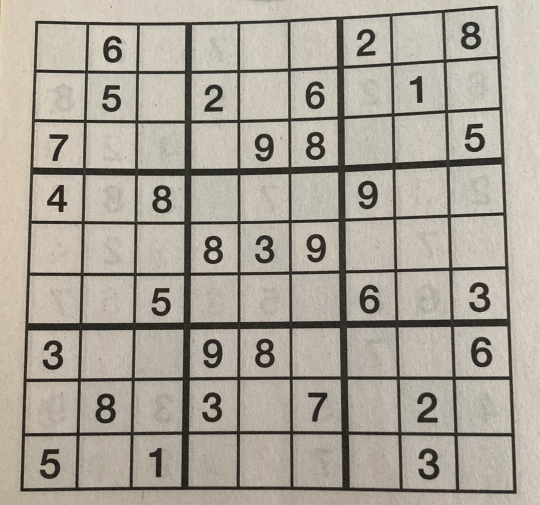
#> input picture my_sudoku_image.png, 1080 x 1009 px (shown at 1/2 size)
$ python cv_image.py
#> lines starting #> are read from the running program, lines starting #| are printed output that depends on the picture; after the words box and inside, x2 and y2 are one past the last pixel; in counts of white or black regions, pixels touching at a corner belong together
import numpy as np
import operator
import cv2

# this function is used to smooth the image by Gaussian Blur and thresholding
def gaussian_thresholding(img, is_dilate):
    # boolean variable that used to check for doing dilate or not
    is_dilate = is_dilate
    # smooth the image with Gaussian blur with a kernal size of 9.
    smooth = cv2.GaussianBlur(np.copy(img), (9, 9), 0)

    # using adaptive threshold with 11 nearest neighbour
    threshold = cv2.adaptiveThreshold(smooth, 255, cv2.ADAPTIVE_THRESH_GAUSSIAN_C, cv2.THRESH_BINARY, 11, 2)
    threshold = cv2.bitwise_not(threshold, threshold)

    if is_dilate:
        # increase the size of the grid's lines.
        kernel = np.array([[0., 1., 0.], [1., 1., 1.], [0., 1., 0.]],np.uint8)
        dilate = cv2.dilate(threshold, kernel)
        return dilate
    return threshold

# this function is used to find the contours on the image
def contours_detection(img):
    # finding the contours from the image input
	contours, h = cv2.findContours(img.copy(), cv2.RETR_EXTERNAL, cv2.CHAIN_APPROX_SIMPLE)
	contours = sorted(contours, key=cv2.contourArea, reverse=True)
	polygon = contours[0]

	# largest value of (x + y)
	bottom_r, _ = max(enumerate([pt[0][0] + pt[0][1] for pt in polygon]), key=operator.itemgetter(1))
    # smallest value of (x + y)
	top_l    , _ = min(enumerate([pt[0][0] + pt[0][1] for pt in polygon]), key=operator.itemgetter(1))
    # smallest value (x - y)
	bottom_l , _ = min(enumerate([pt[0][0] - pt[0][1] for pt in polygon]), key=operator.itemgetter(1))
    # largest value (x - y)
	top_r   , _ = max(enumerate([pt[0][0] - pt[0][1] for pt in polygon]), key=operator.itemgetter(1))

    # return the 4 corner points as an array
	return [polygon[top_l][0], polygon[top_r][0], polygon[bottom_r][0], polygon[bottom_l][0]]

# this function is used to calculate the distance between 2 point
def distance(p1, p2):
	x_bar = p2[0] - p1[0]
	y_bar = p2[1] - p1[1]
	return np.sqrt((x_bar ** 2) + (y_bar ** 2))

# this function is used to warp the image to showing only the Sudoku grid
def warping(img, corners):
	top_l, top_r, bottom_r, bottom_l = corners[0], corners[1], corners[2], corners[3]
	src = np.array([top_l, top_r, bottom_r, bottom_l], dtype='float32')
	# get the maximum side from the corners
	side = max([
		distance(top_l, top_r),
		distance(top_l, bottom_l),
        distance(bottom_r, top_r),
		distance(bottom_r, bottom_l)
	])

	dst = np.array([[0, 0], [side - 1, 0], [side - 1, side - 1], [0, side - 1]], dtype='float32')
	# transformation matrix
	m = cv2.getPerspectiveTransform(src, dst)

	# transform the original image
	return cv2.warpPerspective(img, m, (int(side), int(side)))

# this function is used to determine the top left and bottom right points of the boxes in each inner grids
def inner_grid(img):
	box = []
	side = img.shape[:1]
	side = side[0]/9

	for j in range(9):
		for i in range(9):
			p1 = (i * side, j * side)
			p2 = ((i + 1) * side, (j + 1) * side)
			box.append((p1, p2)) # (top left corner, bottom right corner)
	return box

# this function is used to cut a box from the inputed image using the top left and bottom right points
def cut_box(img, box):
	return img[int(box[0][1]):int(box[1][1]), int(box[0][0]):int(box[1][0])]

# this function is used to scale and centre the image onto a new background
def scale_and_centre(img, size, margin=0, background=0):
	h, w = img.shape[:2]

	def centre_pad(length):
		if length % 2 == 0:
			side1 = int((size - length)/2)
			side2 = side1
		else:
			side1 = int((size - length)/2)
			side2 = side1 + 1
		return side1, side2

	def scale(r, x):
		return int(r * x)

	if h > w:
		t_pad = int(margin/2)
		b_pad = t_pad
		ratio = (size - margin)/h
		w, h = scale(ratio, w), scale(ratio, h)
		l_pad, r_pad = centre_pad(w)
	else:
		l_pad = int(margin/2)
		r_pad = l_pad
		ratio = (size - margin)/w
		w, h = scale(ratio, w), scale(ratio, h)
		t_pad, b_pad = centre_pad(h)

	img = cv2.resize(img, (w, h))
	img = cv2.copyMakeBorder(img, t_pad, b_pad, l_pad, r_pad, cv2.BORDER_CONSTANT, None, background)
	return cv2.resize(img, (size, size))

# this function is used to find the feature (digit) from the inputed image
def find_feature(inp_img, scan_tl=None, scan_br=None):
	img = inp_img.copy()
	h, w = img.shape[:2]

	max_area = 0
	seed_point = (None, None)

	if scan_tl is None:
		scan_tl = [0, 0]

	if scan_br is None:
		scan_br = [w, h]

	# loop through the image
	for x in range(scan_tl[0], scan_br[0]):
		for y in range(scan_tl[1], scan_br[1]):
			# operate if the box is white
			if img.item(y, x) == 255 and x < w and y < h:
				area = cv2.floodFill(img, None, (x, y), 64)
				if area[0] > max_area:  # get the maximum bound area (the grid)
					max_area = area[0]
					seed_point = (x, y)

	# make everythin gray
	for x in range(w):
		for y in range(h):
			if img.item(y, x) == 255 and x < w and y < h:
				cv2.floodFill(img, None, (x, y), 64)

	mask = np.zeros((h + 2, w + 2), np.uint8)

	# highlight the main feature
	if all([p is not None for p in seed_point]):
		cv2.floodFill(img, mask, seed_point, 255)

	top, bottom, left, right = h, 0, w, 0

	for x in range(w):
		for y in range(h):
			if img.item(y, x) == 64:  # hide the non main feature
				cv2.floodFill(img, mask, (x, y), 0)

			if img.item(y, x) == 255:
				top = y if y < top else top
				bottom = y if y > bottom else bottom
				left = x if x < left else left
				right = x if x > right else right

	bbox = [[left, top], [right, bottom]]
	return img, np.array(bbox, dtype='float32'), seed_point

# this function is used to get a digit from a Sudoku grid
def extract_digit(img, box, size):
    # get the digit box from the whole grid
	digit = cut_box(img, box)

	# find the feature (the number) in middle of the box
	h, w = digit.shape[:2]
	margin = int(np.mean([h, w])/2.5)
	_, bbox, seed = find_feature(digit, [margin, margin], [w - margin, h - margin])
	digit = cut_box(digit, bbox)

	w = bbox[1][0] - bbox[0][0]
	h = bbox[1][1] - bbox[0][1]

	if w > 0 and h > 0 and (w * h) > 100 and len(digit) > 0:
		return scale_and_centre(digit, size, 4)
	else:
		return np.zeros((size, size), np.uint8)

# this function is used to get the digits from the boxes of the grid and build as an array
def get_digits(img, squares, size):
    digits = []
    img = gaussian_thresholding(np.copy(img), False)
    for s in squares:
        digits.append(extract_digit(img, s, size))
    return digits

# this function is used to show the final result of the Sudoku gird image
def show_result_img(digits, colour=255):
    rows = []
    with_border = [cv2.copyMakeBorder(img.copy(), 1, 1, 1, 1, cv2.BORDER_CONSTANT, None, colour) for img in digits]
    for i in range(9):
        row = np.concatenate(with_border[i * 9:((i + 1) * 9)], axis=1)
        rows.append(row)
    img = np.concatenate(rows)
    return img


# this function is used to get the result by calling this function
def processing(img_path):
#> called with img_path = './my_sudoku_image.png'
    org_img = cv2.imread(img_path, cv2.IMREAD_GRAYSCALE)
#> org_img: shape (1009, 1080); min 6, max 242, mean 164.6
    smoothed = gaussian_thresholding(org_img, True)
#> in gaussian_thresholding, `threshold = cv2.adaptiveThreshold(smooth, 255, cv2.ADAPTIVE_THRESH_GAU..`:
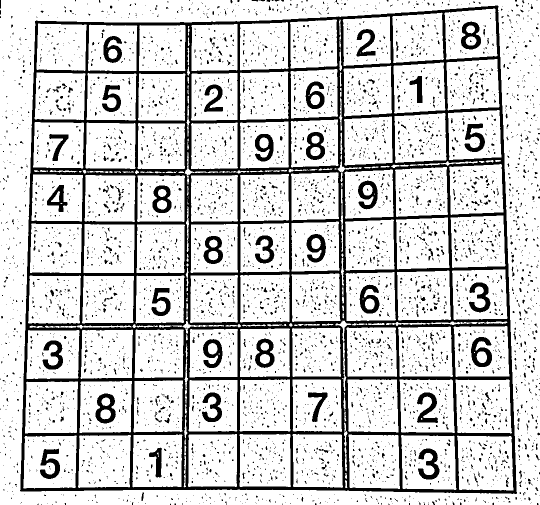
#> threshold: shape (1009, 1080) (shown at 1/2 size); 81.9% white; 5428 black regions (5045 under 20 px), largest, box (x1, y1, x2, y2) and area: (40, 11, 1034, 988) 127319, (942, 674, 984, 734) 1384, (191, 787, 232, 847) 1335
#> in gaussian_thresholding, `dilate = cv2.dilate(threshold, kernel)`:
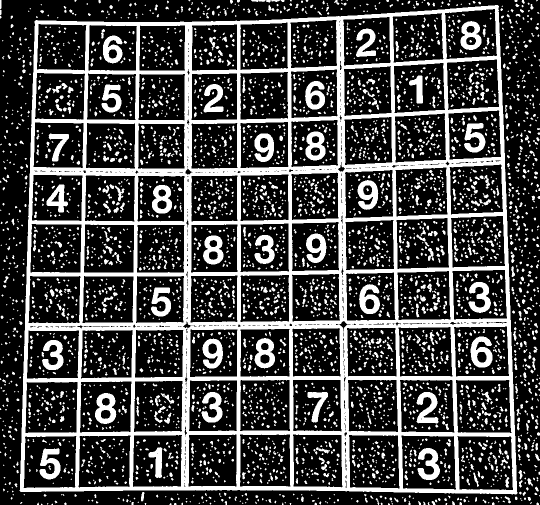
#> dilate: shape (1009, 1080) (shown at 1/2 size); 27.4% white; 4517 white regions (2899 under 20 px)

    contours = contours_detection(smoothed)
#> in contours_detection, `contours, h = cv2.findContours(img.copy(), cv2.RETR_EXTERNAL, cv2.CHAI..`: contours = 849 contours, 715 with area under 20; largest, box (x1, y1, x2, y2) and area: (39, 10, 1035, 989) 910873, (282, 984, 289, 1003) 72, (1064, 715, 1071, 741) 72, (1022, 532, 1030, 554) 71, (1055, 956, 1066, 973) 68; h = 849 rows, first 6: [1, -1, -1, -1], [2, 0, -1, -1], [3, 1, -1, -1], [4, 2, -1, -1], [5, 3, -1, -1], [6, 4, -1, -1]
#> in contours_detection, `polygon = contours[0]`: polygon = contour of 426 points, box (x1, y1, x2, y2) (39, 10, 1035, 989), area 910873
#> in contours_detection, `bottom_r, _ = max(enumerate([pt[0][0] + pt[0][1] for pt in polygon]), ..`: bottom_r = 309
#> in contours_detection, `top_l    , _ = min(enumerate([pt[0][0] + pt[0][1] for pt in polygon]),..`: top_l = 100
#> in contours_detection, `bottom_l , _ = min(enumerate([pt[0][0] - pt[0][1] for pt in polygon]),..`: bottom_l = 200
#> in contours_detection, `top_r   , _ = max(enumerate([pt[0][0] - pt[0][1] for pt in polygon]), ..`: top_r = 424
#> contours = [[70, 41], [997, 12], [1032, 988], [39, 981]]
    warped = warping(org_img, contours)
#> in warping, `top_l, top_r, bottom_r, bottom_l = corners[0], corners[1], corners[2],..`: top_l = [70, 41]; top_r = [997, 12]; bottom_r = [1032, 988]; bottom_l = [39, 981]
#> in warping, `src = np.array([top_l, top_r, bottom_r, bottom_l], dtype='float32')`: src = [[70, 41], [997, 12], [1032, 988], [39, 981]]
#> in distance, `x_bar = p2[0] - p1[0]`: x_bar = 927
#> in distance, `y_bar = p2[1] - p1[1]`: y_bar = -29
#> in warping, `side = max([ distance(top_l, top_r), distance(top_l, bottom_l), distan..`: side = 993
#> in warping, `dst = np.array([[0, 0], [side - 1, 0], [side - 1, side - 1], [0, side ..`: dst = [[0, 0], [992, 0], [992, 992], [0, 992]]
#> in warping, `m = cv2.getPerspectiveTransform(src, dst)`: m = [[1.12, 0.0369, -79.81], [0.0356, 1.14, -49.11], [4.34e-05, 7.61e-05, 1]]
#> in warping, `return cv2.warpPerspective(img, m, (int(side), int(side)))`:
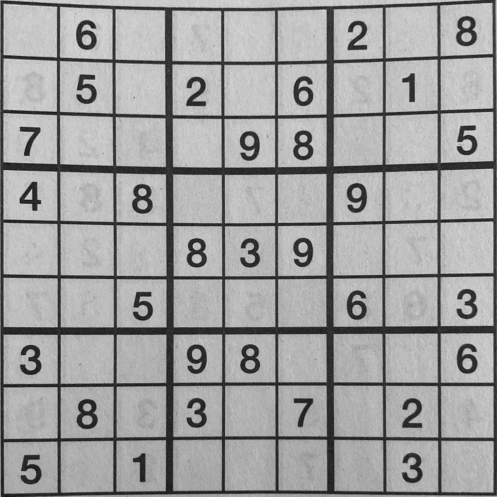
#> returned value: shape (993, 993) (shown at 1/2 size); min 8, max 230, mean 159.5
    squares = inner_grid(warped)
#> squares = 81 items
    digits = get_digits(warped, squares, 28)
#> call 2 of gaussian_thresholding, with is_dilate = False
#> in gaussian_thresholding (call 2), `threshold = cv2.adaptiveThreshold(smooth, 255, cv2.ADAPTIVE_THRESH_GAU..`:
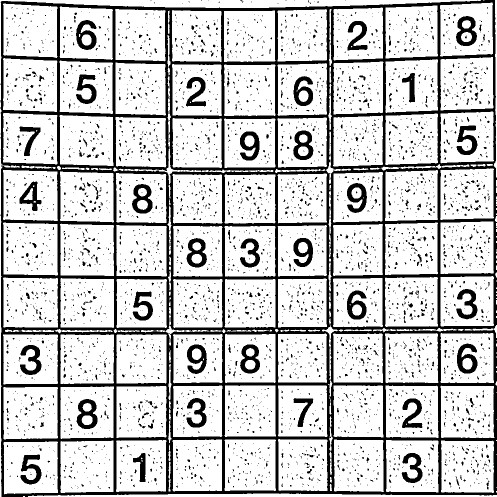
#> threshold: shape (993, 993) (shown at 1/2 size); 79.8% white; 4459 black regions (4147 under 20 px), largest, box (x1, y1, x2, y2) and area: (1, 0, 993, 993) 132207, (153, 798, 195, 858) 1387, (912, 32, 954, 92) 1360
#> the loop in get_digits, `for s in squares:` made 81 passes
#> s on passes 35 to 46: ((772.3, 331), (882.7, 441.3)), ((882.7, 331), (993, 441.3)), ((0, 441.3), (110.3, 551.7)), ((110.3, 441.3), (220.7, 551.7)), ((220.7, 441.3), (331, 551.7)), ((331, 441.3), (441.3, 551.7)), ((441.3, 441.3), (551.7, 551.7)), ((551.7, 441.3), (662, 551.7)), ((662, 441.3), (772.3, 551.7)), ((772.3, 441.3), (882.7, 551.7)), ((882.7, 441.3), (993, 551.7)), ((0, 551.7), (110.3, 662))
#> (s, seed in extract_digit) on passes 1, 4, 8, 10, 12, 14: (((0, 0), (110.3, 110.3)), (44, 62)), (((331, 0), (441.3, 110.3)), (52, 51)), (((772.3, 0), (882.7, 110.3)), (60, 53)), (((0, 110.3), (110.3, 220.7)), (60, 63)), (((220.7, 110.3), (331, 220.7)), (44, 44)), (((441.3, 110.3), (551.7, 220.7)), (60, 50))
#> pass 1, in extract_digit, `digit = cut_box(img, box)`:
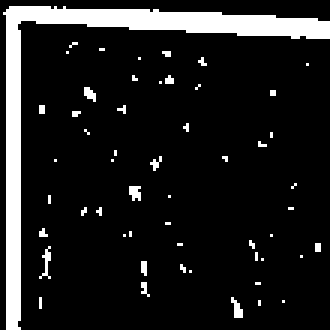
#> digit: shape (110, 110) (shown 3 times larger); 11.5% white; 54 white regions (53 under 20 px), largest, box (x1, y1, x2, y2) and area: (1, 2, 110, 110) 1180
#> pass 2, in extract_digit (call 2), `digit = cut_box(img, box)`:
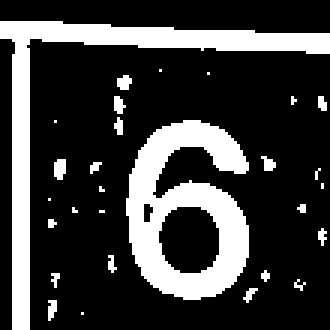
#> digit: shape (110, 110) (shown 3 times larger); 23.6% white; 29 white regions (26 under 20 px), largest, box (x1, y1, x2, y2) and area: (42, 40, 83, 100) 1348, (0, 7, 110, 110) 1287, (18, 53, 22, 60) 24
    fin_img = show_result_img(digits)
#> in show_result_img, `img = np.concatenate(rows)`:
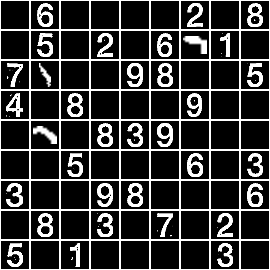
#> img: shape (270, 270); min 0, max 255, mean 55.9

    return fin_img

if __name__ == '__main__':
    img_path = "./my_sudoku_image.png"
    result = processing(img_path)
    cv2.imwrite("process_image.jpg", result)
    cv2.imshow("result", result)
    cv2.waitKey()
